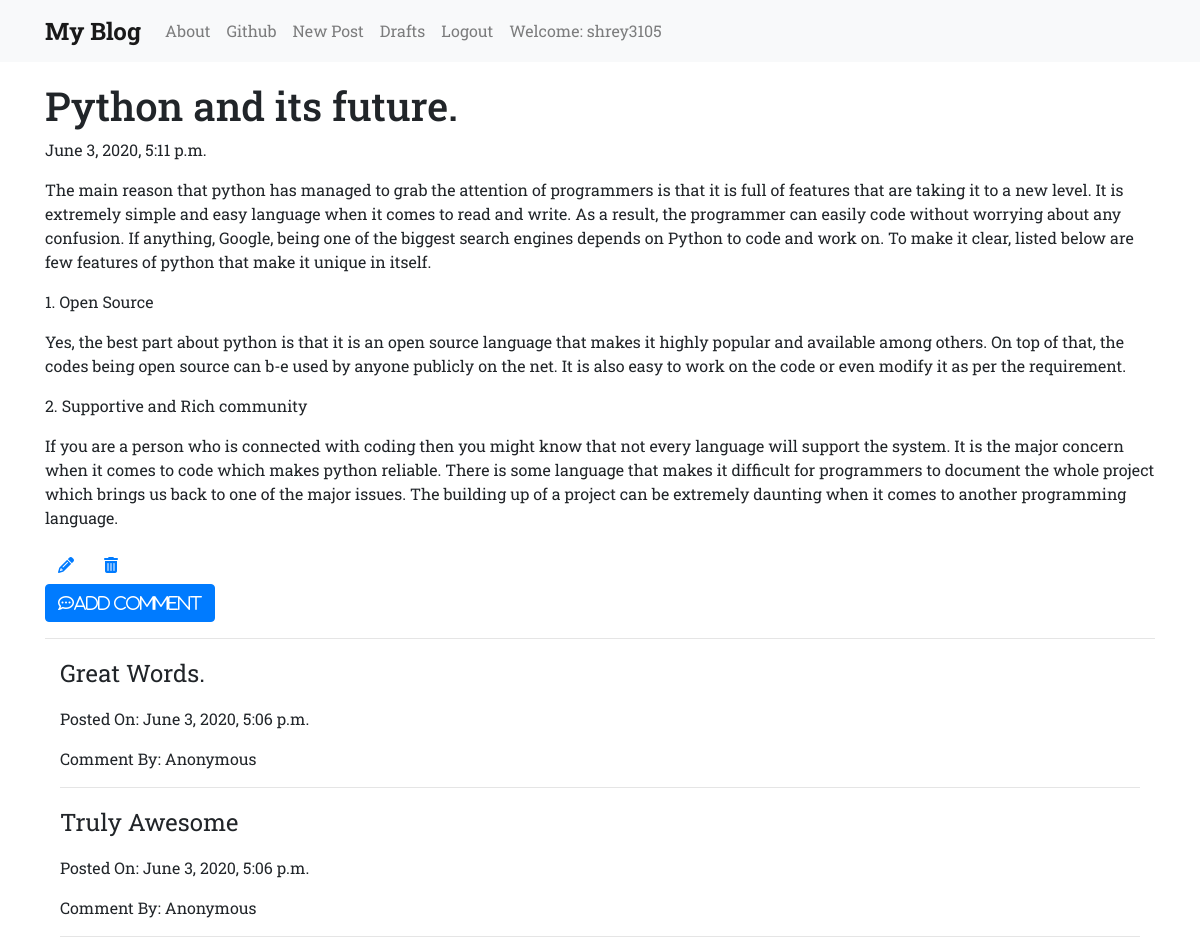
/post/16/ (signed in), run on the app's committed database.
### blog/models.py (models this page shows, shortened)
class Post(models.Model):
    author=models.ForeignKey(User,on_delete=models.CASCADE)
    title=models.CharField(max_length=100)
    text=models.TextField()
    create_date=models.DateTimeField(default=timezone.now())
    published_date=models.DateTimeField(blank=True,null=True)

class Comment(models.Model):
    post=models.ForeignKey(Post,on_delete=models.CASCADE,related_name='comments')
    author=models.CharField(max_length=50)
    text=models.TextField()
    create_date=models.DateTimeField(default=timezone.now())
    approved_comments=models.BooleanField(default=False)

### blog/views.py (the view)
# urls.py: path('post/<pk>/',views.PostDetail.as_view(),name='post_detail'),
class PostDetail(DetailView):
    model=Post

### blog/templates/blog/post_detail.html (shortened to what this page needs)
<!DOCTYPE html>
{% extends 'blog/base.html' %}
{% block content %}
<h1 class="posttitle">{{post.title}}</h1>
{% if post.published_date %}
{{post.published_date}}
{% else %}
<a class="btn btn-default" href="{% url 'post_publish' pk=post.pk %}">Publish</a>
{% endif %}
<p class='postcontent'>{{post.text|safe}}</p>
{% if user.is_authenticated %}
<a class='btn btn-default' href="{% url 'post_update' pk=post.pk %}">
<i class="fas fa-pencil-alt"></i>
</a>
<a class="btn btn-default" href="{% url 'post_delete' pk=post.pk %}">
<i class="fas fa-trash-alt"></i>
</a>
{% endif %}
<div>
  <a class='btn btn-primary' href="{% url 'add_comment_to_post' pk=post.pk %}"><i class="far fa-comment-dots">Add Comment</i></a>
</div>
<hr>
  <div class="container">
  {% for comment in post.comments.all %}
  <p style="font-size:1.5em;">{{comment.text}}</p>
  {% if comment.approved_comments %}
  <p>Posted On: {{comment.create_date}}</p>
  <p>Comment By: {{comment.author}}</p>
  {% endif %}
  <hr>
  {% endfor %}
</div>
{% endblock %}

### blog/templates/blog/base.html (shortened to what this page needs)
<!DOCTYPE html>
{% load static %}
<html lang="en" dir="ltr">
  <head>
    <link rel="stylesheet" href="https://maxcdn.bootstrapcdn.com/bootstrap/4.0.0/css/bootstrap.min.css">
    <link rel="stylesheet" href="//cdn.jsdelivr.net/npm/medium-editor@latest/dist/css/medium-editor.min.css" type="text/css" media="screen" charset="utf-8">
      <link rel="stylesheet" href="{% static 'css/blog.css' %}">
  </head>
  <body class="loader">
    <nav class="navbar navbar-expand-lg navbar-light bg-light techfont">
      <div class="container">
        <a class="navbar-brand bigbrand" href="{% url 'post_list' %}">My Blog</a>
          <ul class="navbar-nav mr-auto">
            <li class="nav-item">
              <a class="nav-link" href="{% url 'about' %}">About</a>
            </li>
            <li class="nav-item">
              <a class="nav-link" href="https://www.github.com">Github</a>
            </li>
            {% if user.is_authenticated %}
            <li class="nav-item">
              <a class="nav-link" href="{% url 'post_new' %}">New Post</a>
            </li>
            <li class="nav-item">
              <a class="nav-link" href="{% url 'drafts' %}">Drafts</a>
            </li>
            <li class="nav-item">
              <a class="nav-link" href="{% url 'logout' %}">Logout</a>
            </li>
            <li class="nav-item">
              <a class='nav-link' href="#">Welcome: {{user.username}}</a>
            </li>
            {% else %}
            <li class="nav-item">
              <a class="nav-link" href="{% url 'login' %}">LogIn</a>
            </li>
            {% endif %}
          </ul>
      </div>
    </nav>
      <div class="container">
        {% block content %}
        {% endblock %}
      </div>
  </body>
</html>

### blog/static/css/blog.css (style rules this page uses)
body { font-family: 'Roboto Slab',serif; }
nav { margin-bottom: 20px; }
.bigbrand { font-size: 1.5em; font-weight: bold; }
.loader { position:fixed; left:0; right:0; top:0; bottom:0; filter:hue-rotate(0deg); color:linear-gradient(45deg,#0f8,#08f); animation:hue 10000ms infinite linear; }

### data on the page
Post: title "Python and its future.", published_date "June 3, 2020, 5:11 p.m.", text "The main reason that python has managed to grab the attention of programmers is that it is full of features that are taking it to a new level. It is extremely simple and easy language when it comes to read and write. As a result, the programmer can easily code without worrying about any confusion. If anything, Google, being one of the biggest search engines depends on Python to code and work on. To make it clear, listed below are few features of python that make it unique in itself. 1. Open Source Yes, the best part about python is that it is an open source language that makes it highly popular and available among others. On top of that, the codes being open source can b-e used by anyone…"
Comment: text "Great Words.", create_date "June 3, 2020, 5:06 p.m.", author "Anonymous"
Comment: text "Truly Awesome", create_date "June 3, 2020, 5:06 p.m.", author "Anonymous"

### other printed values
{{ user.username }} "shrey3105"
